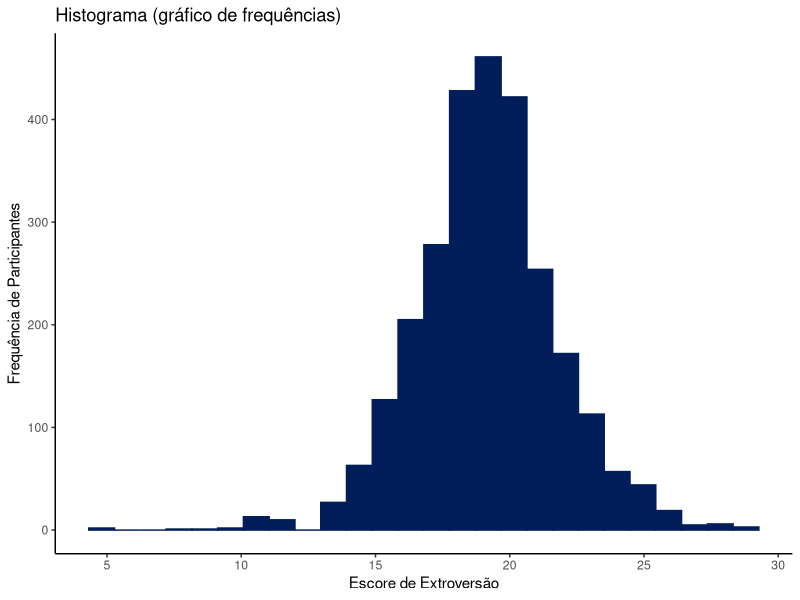
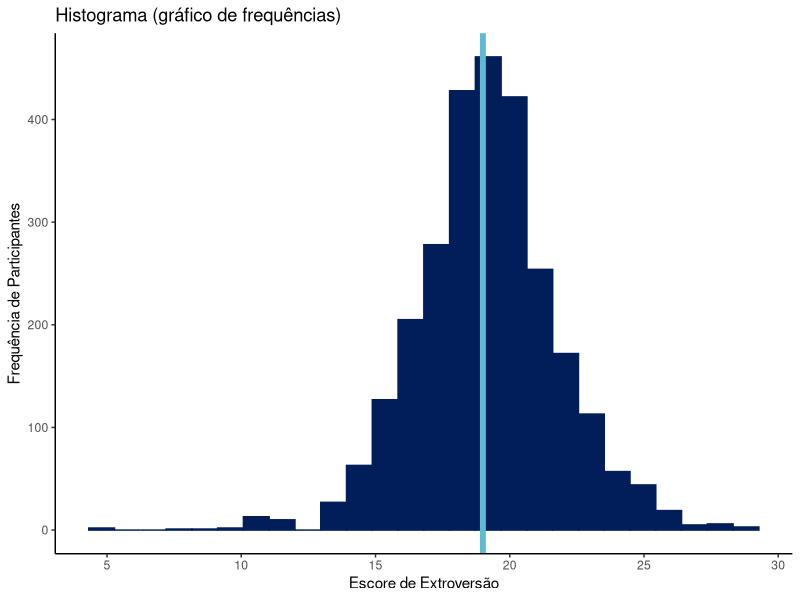
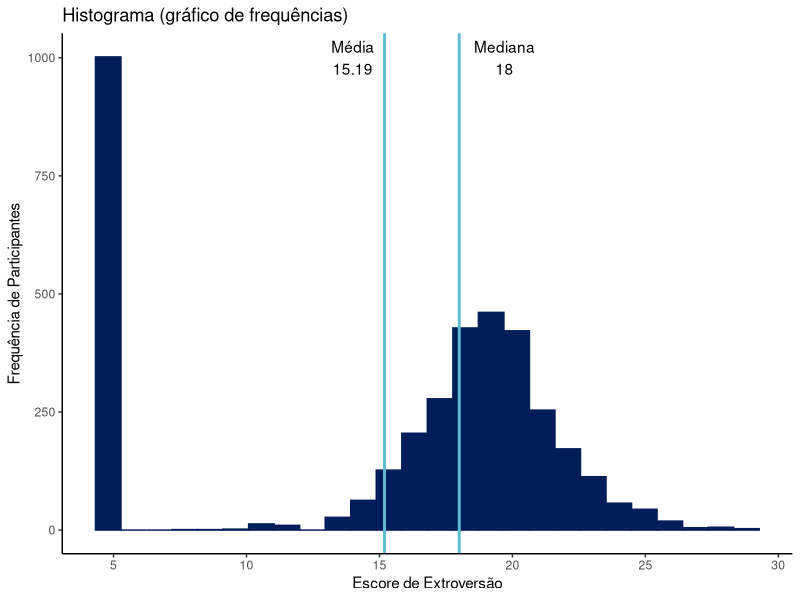
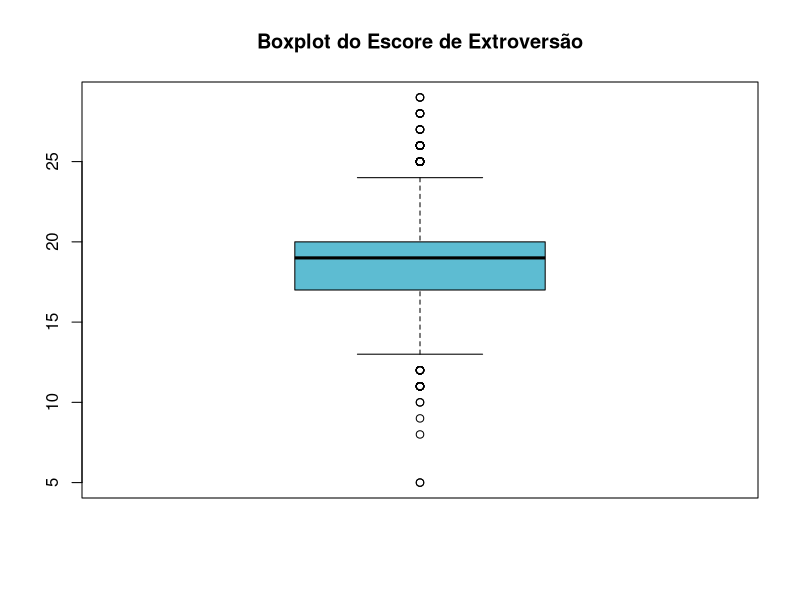
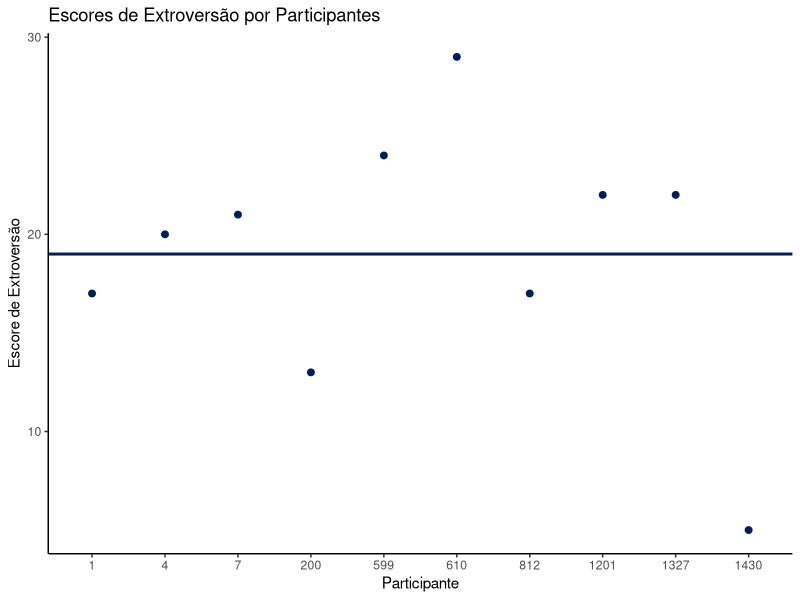
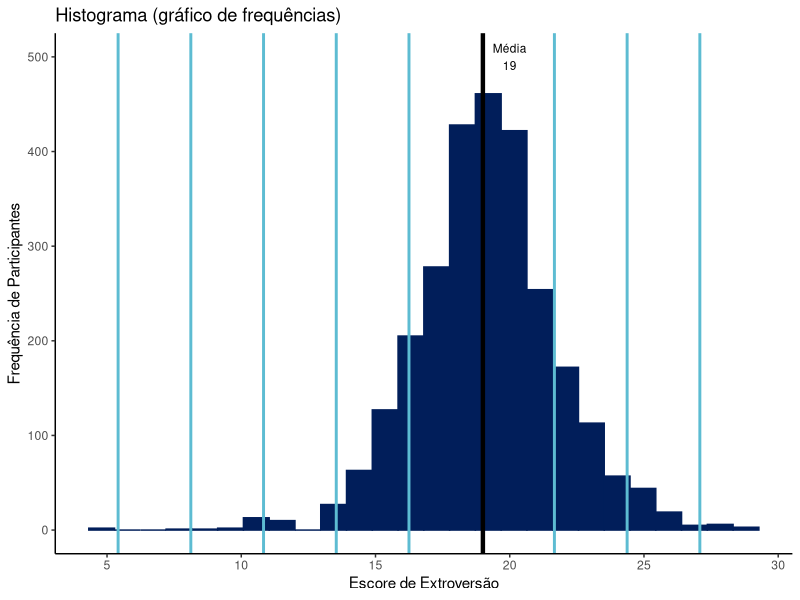

These figures' R source, in order:
################## Medidas Comuns ###################

#' Autor: Gabriel R. R.

#' O código inicial, em R, está disponível nesse link: https://github.com/GabrielReisR/R/blob/master/estatistica/medidas-comuns.R

#' Essa apresentação, em RMarkdown, está disponível nesse link: https://rpubs.com/reisrgabriel/medidascomuns

#' Todo esse código pode ser rodado direto no R.
#' Tudo o que inicia com "#" ou "#'" são comentários, e não são computados pelo R.

####################################################

# Considerações iniciais ##########################


# Lendo pacote e vendo o banco
library(psych) # caso não tenha, instale assim: install.packages('psych', dependencies = TRUE)
head(bfi) # vendo o banco

# Criando a variável 'extroversao' ####
library(dplyr) # caso não tenha, instale assim: install.packages('dplyr', dependencies = TRUE)
bfi <- bfi %>% rowwise() %>% mutate(extroversao = sum(E1, E2, E3, E4, E5))

# Criando coluna 'id', de identificação ####
bfi$id <- 1:nrow(bfi)
bfi$id <- as.factor(bfi$id)

# Distribuição de extroversão ####
library(ggplot2) # caso não tenha, instale assim: install.packages('ggplot2', dependencies = TRUE)
histograma1 <- 
  # Construção inicial
  ggplot(bfi,
         aes(x = extroversao)) +
  geom_histogram(bins = 26, color = '#011e5a', fill = '#011e5a') +
  
  # Rótulos
  xlab('Escore de Extroversão') +
  ylab('Frequência de Participantes') +
  labs(title = 'Histograma (gráfico de frequências)') +
  
  # X-axis ticks
  scale_x_continuous(breaks = c(0, 5, 10, 15, 20, 25, 30)) +
  
  # Tema
  theme_classic()

histograma1

# Valores de medidas centrais

# Média
mean(bfi$extroversao, na.rm = T)

# Mediana
median(bfi$extroversao, na.rm = T)

# Desenhando moda e média
histograma2 <- 
  # Construção inicial
  ggplot(bfi,
         aes(x = extroversao)) +
  geom_histogram(bins = 26, color = '#011e5a', fill = '#011e5a') +
  
  # Rótulos
  xlab('Escore de Extroversão') +
  ylab('Frequência de Participantes') +
  labs(title = 'Histograma (gráfico de frequências)') +
  
  # Linha vertical - moda e média
  geom_vline(xintercept = 19, size = 2, col = '#5dbcd2') +
  
  # X-axis ticks
  scale_x_continuous(breaks = c(0, 5, 10, 15, 20, 25, 30)) +
  
  # Tema
  theme_classic()

histograma2

# Média ou mediana?
extroversao <- bfi$extroversao
extroversao <- c(extroversao, rep(5, 1000))
extroversao <- as.data.frame(extroversao)

mean(extroversao$extroversao, na.rm = TRUE)
median(extroversao$extroversao, na.rm = TRUE)

histograma3 <- 
  # Construção inicial
  ggplot(extroversao,
         aes(x = extroversao)) +
  geom_histogram(bins = 26, color = '#011e5a', fill = '#011e5a') +
  
  # Rótulos
  xlab('Escore de Extroversão') +
  ylab('Frequência de Participantes') +
  labs(title = 'Histograma (gráfico de frequências)') +
  
  # Linha vertical - média e mediana
  geom_vline(xintercept = 15.19, size = 1, col = '#5dbcd2') +
  geom_vline(xintercept = 18, size = 1, col = '#5dbcd2') +
  
  # Anotação
  annotate(geom = 'text', x = 14, y = 1000, label = 'Média\n15.19') +
  annotate(geom = 'text', x = 19.7, y = 1000, label = 'Mediana\n18') +
  
  
  # X-axis ticks
  scale_x_continuous(breaks = c(0, 5, 10, 15, 20, 25, 30)) +
  
  # Tema
  theme_classic()

histograma3

#' A mediana é uma melhor representação da medida central da maioria dos casos 
#' quando temos situações extremas no nosso banco de dados.

# Boxplot ####
# Boxplot se utiliza da mediana!
boxplot(bfi$extroversao, 
        notch = F, col = '#5dbcd2',
        main = 'Boxplot do Escore de Extroversão')

# Escolhendo 10 casos (10 linhas) ####
bfi_dezcasos <- bfi[c(1, 4, 7, 200, 599, 610, 812, 1201, 1327, 1430), ]

# Excluindo tudo que não é extroversão, gênero, educação e idade ####
# O operador : representa um intervalo
bfi_dezcasos <- bfi_dezcasos %>% select(-c(A1:C5,N1:O5))
bfi_dezcasos

# 10 participantes
pontos1 <- 
  # Construção inicial
  ggplot(bfi_dezcasos,
         aes(x = id, y = extroversao)) +
  geom_point(color = '#011e5a', size = 2) +
  
  # Linha horizontal da média
  geom_hline(yintercept = 19, size = 1, col = '#011e5a') +
  
  # Rótulos
  xlab('Participante') +
  ylab('Escore de Extroversão') +
  labs(title = 'Escores de Extroversão por Participantes') +
  
  # Tema
  theme_classic()

pontos1

# Avaliando erro no pequeno dataset ####
erros <- bfi_dezcasos$extroversao - 19
sum(erros)

# Avaliando erro em todo dataset
erros_todo_bfi <- bfi$extroversao - mean(bfi$extroversao, na.rm = T)
sum(erros_todo_bfi, na.rm = TRUE)

# Avaliando erro ao quadrado no pequeno dataset
sum(erros^2)

# Calculando variância - bfi_dezcasos
sum(erros^2)/(nrow(bfi_dezcasos) - 1)

#' a função `var()` calcula a variância!
#' quando usar, lembre de adicionar o `na.rm = TRUE` caso possua valores vazios
var(bfi_dezcasos$extroversao)

# Veja como ambas operações são a mesma coisa
sum(erros^2)/(nrow(bfi_dezcasos) - 1) == var(bfi_dezcasos$extroversao)

# Calculando variância de todo dataset ####
var(bfi$extroversao, na.rm = TRUE)

# Calculando desvio-padrão
sqrt(var(bfi$extroversao, na.rm = TRUE))

#' a função `sd()` calcula o desvio-padrão!
#' quando usar, lembre de adicionar o `na.rm = TRUE` caso possua valores vazios
sd(bfi$extroversao, na.rm = TRUE)

# Veja como ambas operações são a mesma coisa
sqrt(var(bfi$extroversao, na.rm = TRUE)) == sd(bfi$extroversao, na.rm = TRUE)

# Visualizando desvios-padrões
histograma4 <- 
  # Construção inicial
  ggplot(bfi,
         aes(x = extroversao)) +
  geom_histogram(bins = 26, color = '#011e5a', fill = '#011e5a') +
  
  # Rótulos
  xlab('Escore de Extroversão') +
  ylab('Frequência de Participantes') +
  labs(title = 'Histograma (gráfico de frequências)') +
  
  # Linha vertical e anotação da média
  geom_vline(xintercept = 19, size = 1.5, col = 'black') +
  annotate(geom = 'text', x = 20, y = 500, label = 'Média\n19', size = 3) +
  
  # Desvios-padrões < Média
  geom_vline(xintercept = 16.24687, size = 1, col = '#5dbcd2') +
  geom_vline(xintercept = 13.53834, size = 1, col = '#5dbcd2') +
  geom_vline(xintercept = 10.82981, size = 1, col = '#5dbcd2') +
  geom_vline(xintercept = 8.121278, size = 1, col = '#5dbcd2') +
  geom_vline(xintercept = 5.412748, size = 1, col = '#5dbcd2') +
  
  # Desvios-padrões > Média
  geom_vline(xintercept = 21.66393, size = 1, col = '#5dbcd2') +
  geom_vline(xintercept = 24.37246, size = 1, col = '#5dbcd2') +
  geom_vline(xintercept = 27.08099, size = 1, col = '#5dbcd2') +
  
  # X-axis ticks
  scale_x_continuous(breaks = c(0, 5, 10, 15, 20, 25, 30)) +
  
  # Tema
  theme_classic()

histograma4
